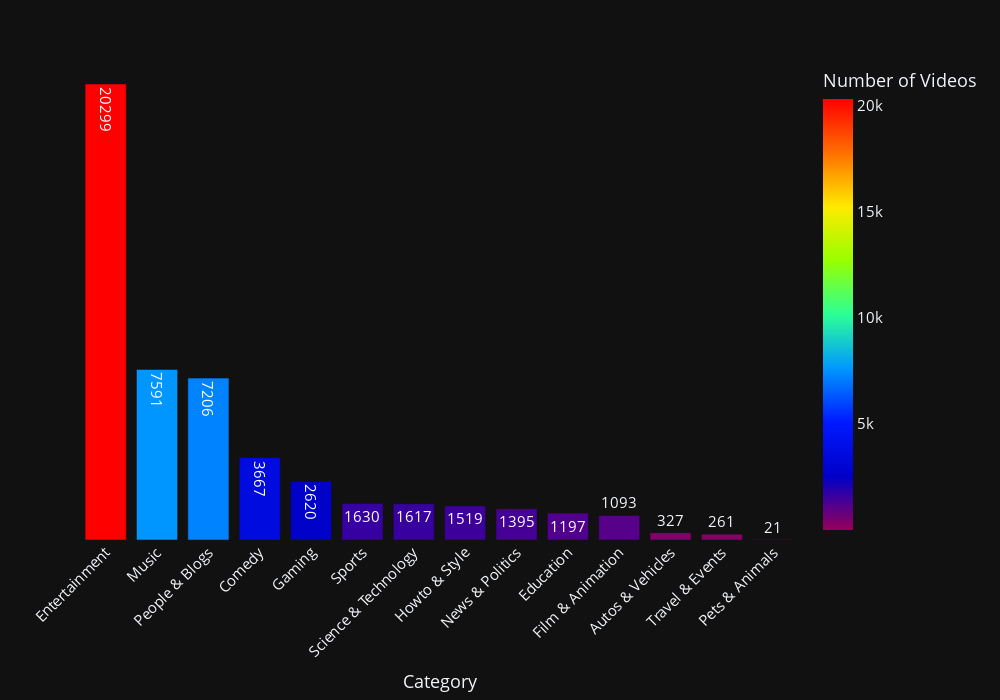

The code cell stored with this chart in its notebook:
### Code cell
data = df["category_name"].value_counts().to_frame().reset_index()

data.rename(columns={"index": "category_name", "category_name": "No_of_videos"}, inplace=True)

fig = px.bar(
            x=data['category_name'],
            y=data['No_of_videos'],
            color=data['No_of_videos'],
            labels={'x': "Category", 'color':'Number of Videos'},
            template='plotly_dark',
            text=data['No_of_videos'],
            color_continuous_scale='Rainbow',
            )

fig.update_layout(xaxis_tickangle=-45,
                yaxis={'visible': False, 'showticklabels': False},
                font=dict(size=15),
                width=1000,
                height=700
                )

### Figure 1 — Plotly figure (JSON) as saved in the notebook; plotly's stock layout.template omitted (floating-point values rounded to 4 significant figures)
{"data": [{"alignmentgroup": "True", "hovertemplate": "Category=%{x}<br>y=%{y}<br>text=%{text}<br>Number of Videos=%{marker.color}<extra></extra>", "legendgroup": "", "marker": {"color": [20299, 7591, 7206, 3667, 2620, 1630, 1617, 1519, 1395, 1197, 1093, 327, 261, 21], "coloraxis": "coloraxis", "pattern": {"shape": ""}}, "name": "", "offsetgroup": "", "orientation": "v", "showlegend": false, "text": [20299, 7591, 7206, 3667, 2620, 1630, 1617, 1519, 1395, 1197, 1093, 327, 261, 21], "textposition": "auto", "type": "bar", "x": ["Entertainment", "Music", "People & Blogs", "Comedy", "Gaming", "Sports", "Science & Technology", "Howto & Style", "News & Politics", "Education", "Film & Animation", "Autos & Vehicles", "Travel & Events", "Pets & Animals"], "xaxis": "x", "y": [20299, 7591, 7206, 3667, 2620, 1630, 1617, 1519, 1395, 1197, 1093, 327, 261, 21], "yaxis": "y"}], "layout": {"barmode": "relative", "coloraxis": {"colorbar": {"title": {"text": "Number of Videos"}}, "colorscale": [[0, "rgb(150,0,90)"], [0.125, "rgb(0,0,200)"], [0.25, "rgb(0,25,255)"], [0.375, "rgb(0,152,255)"], [0.5, "rgb(44,255,150)"], [0.625, "rgb(151,255,0)"], [0.75, "rgb(255,234,0)"], [0.875, "rgb(255,111,0)"], [1, "rgb(255,0,0)"]]}, "font": {"size": 15}, "height": 700, "legend": {"tracegroupgap": 0}, "margin": {"t": 60}, "width": 1000, "xaxis": {"anchor": "y", "domain": [0, 1], "tickangle": -45, "title": {"text": "Category"}}, "yaxis": {"anchor": "x", "domain": [0, 1], "showticklabels": false, "title": {"text": "y"}, "visible": false}}}
